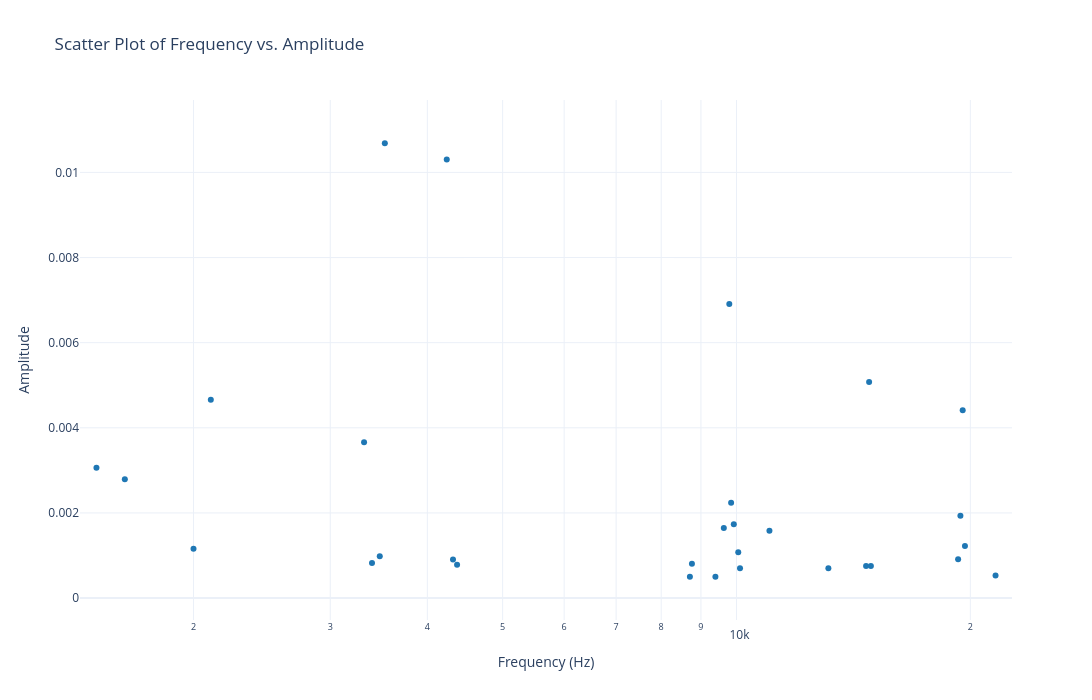

Write notebook code for a chart like this one.
### Markdown cell above
If we change `pitch_cents` by large amounts, we can easily hit 0 Hz or exceed the Nyquist frequency. Use these parameters to control what happens:

- Clamp at Nyquist: `process_spectral_dataframe(df, pitch_cents=100, pitch_max_hz=sr/2, pitch_overshoot="clip")`
- Allow overshoot: `process_spectral_dataframe(df, pitch_cents=100, pitch_max_hz=sr/2, pitch_overshoot="allow")`
- Drop out-of-range rows: `process_spectral_dataframe(df, pitch_cents=100, pitch_max_hz=sr/2, pitch_overshoot="threshold")`

### Code cell
# Lets try it on a single frame:

df_single = pd.read_csv('../tsv/bayle1.tsv', delimiter='\t')
df_single_pitched = process_spectral_dataframe(df_single, pitch_factor=10, pitch_min_hz=0, pitch_max_hz=22050, pitch_overshoot="threshold", print_overshoot_freqs=True)

plot_scatter(
    dfs=[df_single_pitched],
    mode='markers',
    # Frequency-axis scaling:
    freq_axis_mode='log',  # 'linear' | 'log' | 'mel' | 'mixed'
    freq_axis_mix=0.5,        # used only when freq_axis_mode='mixed'
    mixed_log_floor_hz=1.0,   # used only when freq_axis_mode='mixed'
    # freq_plot_min_hz=1,     # explicit 0 is only valid for non-log axes
    # Amplitude-axis scaling:
    amp_axis_mode='linear',   # 'linear' | 'log' | 'mixed'
    amp_axis_mix=0.5,         # used only when amp_axis_mode='mixed'
    amp_log_floor=1e-12,      # used for 'log'/'mixed'
    # Range handling:
    plot_width=1100,
    plot_height=700,
    auto_plot_range=True,
)

### Figure 1 — Plotly figure (JSON) as saved in the notebook; plotly's stock layout.template omitted (floating-point values rounded to 4 significant figures)
{"data": [{"line": {"color": "#1f77b4"}, "marker": {"color": "#1f77b4"}, "mode": "markers", "name": "DataFrame 0", "type": "scatter", "x": [1500.0, 1632.0, 2000.0, 2105.0, 3316.0, 3395.0, 3474.0, 3526.0, 4237.0, 4316.0, 4368.0, 8711.0, 8763.0, 9395.0, 9632.0, 9789.0, 9842.0, 9921.0, 10050.0, 10110.0, 11030.0, 13130.0, 14680.0, 14820.0, 14890.0, 19290.0, 19420.0, 19550.0, 19680.0, 21550.0], "y": [0.003061, 0.002791, 0.00116, 0.004657, 0.003659, 0.000822, 0.0009813, 0.01068, 0.0103, 0.000908, 0.0007805, 0.0005028, 0.0008083, 0.0005027, 0.001645, 0.006906, 0.00224, 0.001737, 0.001074, 0.0006996, 0.001583, 0.0007007, 0.0007553, 0.005074, 0.000754, 0.0009095, 0.001933, 0.004414, 0.001224, 0.0005327]}], "layout": {"height": 700, "legend": {"title": {"text": "Sources"}}, "title": {"text": "Scatter Plot of Frequency vs. Amplitude"}, "width": 1100, "xaxis": {"range": [3.155, 4.355], "title": {"text": "Frequency (Hz)"}, "type": "log"}, "yaxis": {"range": [-0.0005153, 0.0117], "title": {"text": "Amplitude"}, "type": "linear"}}}
